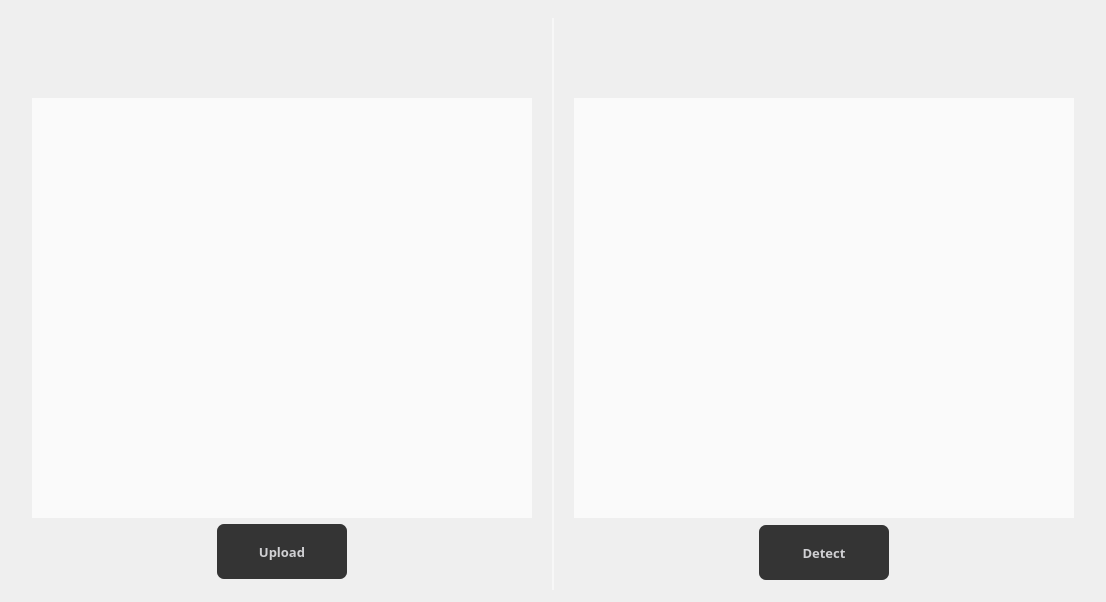
               <widget class="QWidget" name="page_pic">
                <layout class="QVBoxLayout" name="verticalLayout_4">
                 <item>
                  <widget class="QFrame" name="f_pic_up">
                   <property name="sizePolicy">
                    <sizepolicy hsizetype="Preferred" vsizetype="Expanding">
                     <horstretch>0</horstretch>
                     <verstretch>1</verstretch>
                    </sizepolicy>
                   </property>
                   <property name="styleSheet">
                    <string notr="true">#f_pic_up{
	background: rgba(0, 0, 0, 0);
}</string>
                   </property>
                   <property name="frameShape">
                    <enum>QFrame::StyledPanel</enum>
                   </property>
                   <property name="frameShadow">
                    <enum>QFrame::Raised</enum>
                   </property>
                   <widget class="QLabel" name="label">
                    <property name="geometry">
                     <rect>
                      <x>30</x>
                      <y>4</y>
                      <width>191</width>
                      <height>31</height>
                     </rect>
                    </property>
                    <property name="font">
                     <font>
                      <family>Trebuchet MS</family>
                      <pointsize>15</pointsize>
                      <weight>75</weight>
                      <bold>true</bold>
                     </font>
                    </property>
                    <property name="styleSheet">
                     <string notr="true">QLabel{
	background: rgb(0, 0, 0, 0);
	color: rgb(208, 208, 211);
}</string>
                    </property>
                    <property name="text">
                     <string>Image detection</string>
                    </property>
                   </widget>
                  </widget>
                 </item>
                 <item>
                  <widget class="QFrame" name="f_pic_content">
                   <property name="sizePolicy">
                    <sizepolicy hsizetype="Preferred" vsizetype="Expanding">
                     <horstretch>0</horstretch>
                     <verstretch>16</verstretch>
                    </sizepolicy>
                   </property>
                   <property name="styleSheet">
                    <string notr="true">#f_pic_content{
	background: rgba(0, 0, 0, 0);
}</string>
                   </property>
                   <property name="frameShape">
                    <enum>QFrame::StyledPanel</enum>
                   </property>
                   <property name="frameShadow">
                    <enum>QFrame::Raised</enum>
                   </property>
                   <layout class="QHBoxLayout" name="horizontalLayout_5">
                    <property name="spacing">
                     <number>0</number>
                    </property>
                    <property name="leftMargin">
                     <number>0</number>
                    </property>
                    <property name="topMargin">
                     <number>0</number>
                    </property>
                    <property name="rightMargin">
                     <number>0</number>
                    </property>
                    <property name="bottomMargin">
                     <number>0</number>
                    </property>
                    <item>
                     <widget class="QFrame" name="f_pic_left">
                      <property name="sizePolicy">
                       <sizepolicy hsizetype="Preferred" vsizetype="Preferred">
                        <horstretch>0</horstretch>
                        <verstretch>1</verstretch>
                       </sizepolicy>
                      </property>
                      <property name="styleSheet">
                       <string notr="true">#f_pic_left{
	background: rgba(0, 0, 0, 0);
	border-right:1px solid rgba(255, 255, 255, 120);
	border-radius:0px;
}</string>
                      </property>
                      <property name="frameShape">
                       <enum>QFrame::StyledPanel</enum>
                      </property>
                      <property name="frameShadow">
                       <enum>QFrame::Raised</enum>
                      </property>
                      <layout class="QVBoxLayout" name="verticalLayout_3">
                       <property name="leftMargin">
                        <number>20</number>
                       </property>
                       <property name="topMargin">
                        <number>80</number>
                       </property>
                       <property name="rightMargin">
                        <number>20</number>
                       </property>
                       <property name="bottomMargin">
                        <number>10</number>
                       </property>
                       <item alignment="Qt::AlignHCenter|Qt::AlignVCenter">
                        <widget class="QLabel" name="pic_org">
                         <property name="minimumSize">
                          <size>
                           <width>500</width>
                           <height>420</height>
                          </size>
                         </property>
                         <property name="styleSheet">
                          <string notr="true">background-color: rgb(255, 255, 255, 180);
padding-left:50px</string>
                         </property>
                         <property name="text">
                          <string/>
                         </property>
                        </widget>
                       </item>
                       <item alignment="Qt::AlignHCenter|Qt::AlignVCenter">
                        <widget class="QPushButton" name="Button_upload">
                         <property name="minimumSize">
                          <size>
                           <width>130</width>
                           <height>55</height>
                          </size>
                         </property>
                         <property name="font">
                          <font>
                           <family>Tempus Sans ITC</family>
                           <pointsize>10</pointsize>
                           <weight>75</weight>
                           <bold>true</bold>
                          </font>
                         </property>
                         <property name="styleSheet">
                          <string notr="true">QPushButton{
	background: rgb(0, 0, 0, 200);
	border-radius:7px;
	color: rgb(208, 208, 211);
}
QPushButton:pressed{
	padding-left:5px;
	padding-top:5px;
}</string>
                         </property>
                         <property name="text">
                          <string>Upload</string>
                         </property>
                        </widget>
                       </item>
                      </layout>
                     </widget>
                    </item>
                    <item>
                     <widget class="QFrame" name="f_pic_right">
                      <property name="styleSheet">
                       <string notr="true">#f_pic_right{
	background: rgba(0, 0, 0, 0);
	border-left:1px solid rgba(255, 255, 255, 120);
	border-radius:0px;
}</string>
                      </property>
                      <property name="frameShape">
                       <enum>QFrame::StyledPanel</enum>
                      </property>
                      <property name="frameShadow">
                       <enum>QFrame::Raised</enum>
                      </property>
                      <layout class="QVBoxLayout" name="verticalLayout_5">
                       <property name="spacing">
                        <number>7</number>
                       </property>
                       <property name="leftMargin">
                        <number>20</number>
                       </property>
                       <property name="topMargin">
                        <number>80</number>
                       </property>
                       <property name="rightMargin">
                        <number>20</number>
                       </property>
                       <property name="bottomMargin">
                        <number>10</number>
                       </property>
                       <item alignment="Qt::AlignHCenter|Qt::AlignVCenter">
                        <widget class="QLabel" name="pic_detect">
                         <property name="minimumSize">
                          <size>
                           <width>500</width>
                           <height>420</height>
                          </size>
                         </property>
                         <property name="styleSheet">
                          <string notr="true">background-color: rgb(255, 255, 255, 180);
padding-left:50px</string>
                         </property>
                         <property name="text">
                          <string/>
                         </property>
                        </widget>
                       </item>
                       <item alignment="Qt::AlignHCenter|Qt::AlignVCenter">
                        <widget class="QPushButton" name="Button_detect">
                         <property name="minimumSize">
                          <size>
                           <width>130</width>
                           <height>55</height>
                          </size>
                         </property>
                         <property name="font">
                          <font>
                           <family>Tempus Sans ITC</family>
                           <pointsize>10</pointsize>
                           <weight>75</weight>
                           <bold>true</bold>
                          </font>
                         </property>
                         <property name="styleSheet">
                          <string notr="true">QPushButton{
	background: rgb(0, 0, 0, 200);
	border-radius:7px;
	color: rgb(208, 208, 211);
}
QPushButton:pressed{
	padding-left:5px;
	padding-top:5px;
}</string>
                         </property>
                         <property name="text">
                          <string>Detect</string>
                         </property>
                        </widget>
                       </item>
                      </layout>
                     </widget>
                    </item>
                   </layout>
                  </widget>
                 </item>
                </layout>
               </widget>
